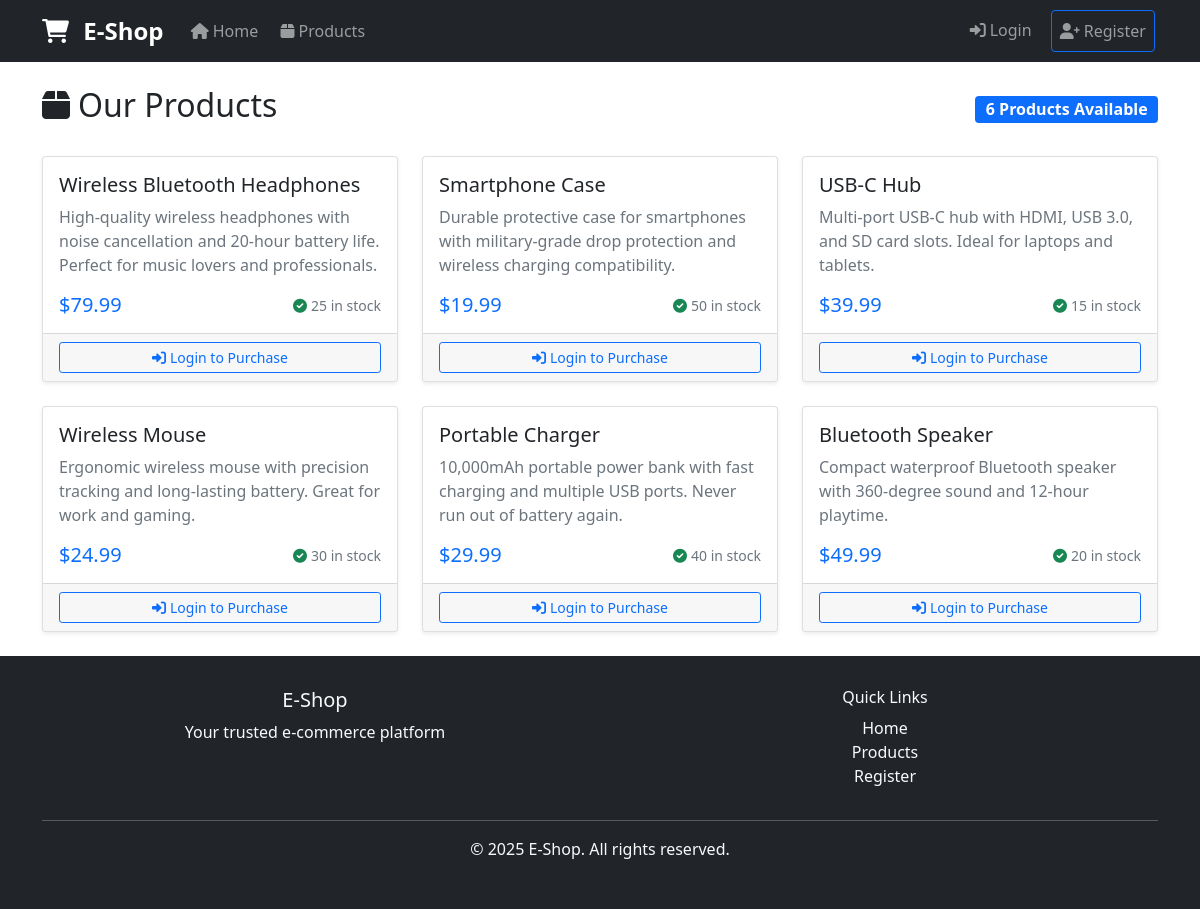
Page /store/products/ on the committed database.
### store/models.py (models this page shows, shortened)
class Product(models.Model):
	name = models.CharField(max_length=255)
	description = models.TextField()
	price = models.DecimalField(max_digits=10, decimal_places=2)
	stock = models.IntegerField()

### store/views.py (the view)
# urls.py: path('products/', views.products_view, name='products'),
def products_view(request):
    products = Product.objects.all()
    context = {
        'products': products,
    }
    return render(request, 'store/products.html', context)

### templates/store/products.html (shortened to what this page needs)
{% extends 'base.html' %}
{% block content %}
<div class="container mt-4">
    <div class="row">
        <div class="col-12">
            <div class="d-flex justify-content-between align-items-center mb-4">
                <h2><i class="fas fa-box me-2"></i>Our Products</h2>
                <span class="badge bg-primary fs-6">{{ products.count }} Products Available</span>
            </div>
        </div>
    </div>
    {% if products %}
        <div class="row">
            {% for product in products %}
                <div class="col-md-6 col-lg-4 mb-4">
                    <div class="card h-100 shadow-sm">
                        <div class="card-body">
                            <h5 class="card-title">{{ product.name }}</h5>
                            <p class="card-text text-muted">{{ product.description|truncatewords:20 }}</p>
                            <div class="d-flex justify-content-between align-items-center">
                                <span class="h5 text-primary mb-0">${{ product.price }}</span>
                                <small class="text-muted">
                                    {% if product.stock > 0 %}
                                        <i class="fas fa-check-circle text-success me-1"></i>{{ product.stock }} in stock
                                    {% else %}
                                        <i class="fas fa-times-circle text-danger me-1"></i>Out of stock
                                    {% endif %}
                                </small>
                            </div>
                        </div>
                        <div class="card-footer">
                            {% if product.stock > 0 %}
                                {% if user.is_authenticated %}
                                    <button class="btn btn-primary btn-sm w-100" onclick="alert('Add to cart functionality coming soon!')">
                                        <i class="fas fa-cart-plus me-1"></i>Add to Cart
                                    </button>
                                {% else %}
                                    <a href="{% url 'login' %}?next={% url 'products' %}" class="btn btn-outline-primary btn-sm w-100">
                                        <i class="fas fa-sign-in-alt me-1"></i>Login to Purchase
                                    </a>
                                {% endif %}
                            {% else %}
                                <button class="btn btn-secondary btn-sm w-100" disabled>
                                    <i class="fas fa-times me-1"></i>Out of Stock
                                </button>
                            {% endif %}
                        </div>
                    </div>
                </div>
            {% endfor %}
        </div>
    {% endif %}
</div>
{% endblock %}

### templates/base.html (style rules this page uses)
body { display: flex; flex-direction: column; min-height: 100vh; }

### rows in the picture
Product: name "Wireless Bluetooth Headphones", description "High-quality wireless headphones with noise cancellation and 20-hour battery life. Perfect for music lovers and professionals.", price "79.99", stock "25", shows "Login to Purchase"
Product: name "Smartphone Case", description "Durable protective case for smartphones with military-grade drop protection and wireless charging compatibility.", price "19.99", stock "50", shows "Login to Purchase"
Product: name "USB-C Hub", description "Multi-port USB-C hub with HDMI, USB 3.0, and SD card slots. Ideal for laptops and tablets.", price "39.99", stock "15", shows "Login to Purchase"
Product: name "Wireless Mouse", description "Ergonomic wireless mouse with precision tracking and long-lasting battery. Great for work and gaming.", price "24.99", stock "30", shows "Login to Purchase"
Product: name "Portable Charger", description "10,000mAh portable power bank with fast charging and multiple USB ports. Never run out of battery again.", price "29.99", stock "40", shows "Login to Purchase"
Product: name "Bluetooth Speaker", description "Compact waterproof Bluetooth speaker with 360-degree sound and 12-hour playtime.", price "49.99", stock "20", shows "Login to Purchase"

### other values in the picture
{{ products.count }} "6"
